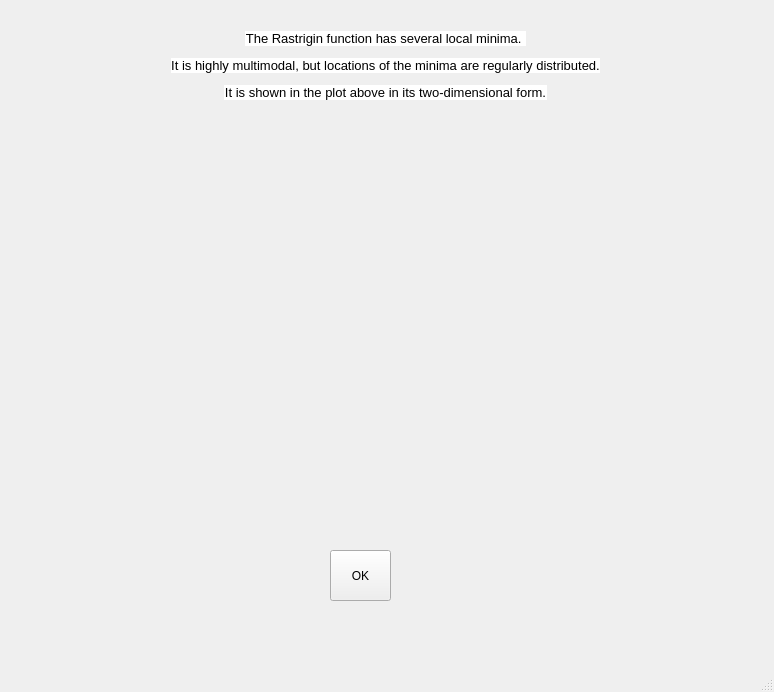
<?xml version="1.0" encoding="UTF-8"?>
<ui version="4.0">
 <class>MainWindow</class>
 <widget class="QMainWindow" name="MainWindow">
  <property name="geometry">
   <rect>
    <x>0</x>
    <y>0</y>
    <width>774</width>
    <height>692</height>
   </rect>
  </property>
  <property name="windowTitle">
   <string>MainWindow</string>
  </property>
  <widget class="QWidget" name="centralwidget">
   <widget class="QLabel" name="label">
    <property name="geometry">
     <rect>
      <x>10</x>
      <y>0</y>
      <width>751</width>
      <height>131</height>
     </rect>
    </property>
    <property name="font">
     <font>
      <pointsize>10</pointsize>
     </font>
    </property>
    <property name="text">
     <string>&lt;html&gt;&lt;head/&gt;&lt;body&gt;&lt;p align=&quot;center&quot;&gt;&lt;span style=&quot; font-family:'Helvetica'; color:#000000; background-color:#ffffff;&quot;&gt;The Rastrigin function has several local minima. &lt;/span&gt;&lt;/p&gt;&lt;p align=&quot;center&quot;&gt;&lt;span style=&quot; font-family:'Helvetica'; color:#000000; background-color:#ffffff;&quot;&gt;It is highly multimodal, but locations of the minima are regularly distributed.&lt;/span&gt;&lt;/p&gt;&lt;p align=&quot;center&quot;&gt;&lt;span style=&quot; font-family:'Helvetica'; color:#000000; background-color:#ffffff;&quot;&gt;It is shown in the plot above in its two-dimensional form.&lt;/span&gt;&lt;/p&gt;&lt;/body&gt;&lt;/html&gt;</string>
    </property>
   </widget>
   <widget class="QLabel" name="label_2">
    <property name="geometry">
     <rect>
      <x>100</x>
      <y>150</y>
      <width>551</width>
      <height>351</height>
     </rect>
    </property>
    <property name="text">
     <string/>
    </property>
    <property name="pixmap">
     <pixmap>images/rastrigin.png</pixmap>
    </property>
    <property name="scaledContents">
     <bool>true</bool>
    </property>
   </widget>
   <widget class="QPushButton" name="okButton">
    <property name="geometry">
     <rect>
      <x>330</x>
      <y>550</y>
      <width>61</width>
      <height>51</height>
     </rect>
    </property>
    <property name="text">
     <string>OK</string>
    </property>
   </widget>
  </widget>
  <widget class="QMenuBar" name="menubar">
   <property name="geometry">
    <rect>
     <x>0</x>
     <y>0</y>
     <width>774</width>
     <height>21</height>
    </rect>
   </property>
  </widget>
  <widget class="QStatusBar" name="statusbar"/>
 </widget>
 <resources>
  <include location="ImageResources.qrc"/>
 </resources>
 <connections/>
</ui>
